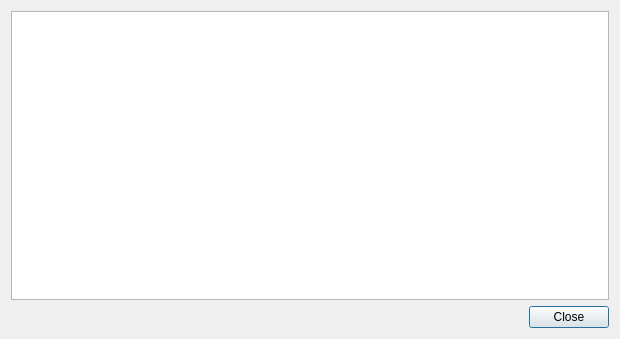
<?xml version="1.0" encoding="UTF-8"?>
<ui version="4.0">
 <class>TransactionDescDialog</class>
 <widget class="QDialog" name="TransactionDescDialog">
  <property name="geometry">
   <rect>
    <x>0</x>
    <y>0</y>
    <width>620</width>
    <height>339</height>
   </rect>
  </property>
  <property name="windowTitle">
   <string>Transaction details</string>
  </property>
  <layout class="QVBoxLayout" name="verticalLayout">
   <item>
    <widget class="QTextEdit" name="detailText">
     <property name="toolTip">
      <string>This pane shows a detailed description of the transaction</string>
     </property>
     <property name="readOnly">
      <bool>true</bool>
     </property>
    </widget>
   </item>
   <item>
    <widget class="QDialogButtonBox" name="buttonBox">
     <property name="orientation">
      <enum>Qt::Horizontal</enum>
     </property>
     <property name="standardButtons">
      <set>QDialogButtonBox::Close</set>
     </property>
    </widget>
   </item>
  </layout>
 </widget>
 <resources/>
 <connections>
  <connection>
   <sender>buttonBox</sender>
   <signal>accepted()</signal>
   <receiver>TransactionDescDialog</receiver>
   <slot>accept()</slot>
   <hints>
    <hint type="sourcelabel">
     <x>248</x>
     <y>254</y>
    </hint>
    <hint type="destinationlabel">
     <x>157</x>
     <y>274</y>
    </hint>
   </hints>
  </connection>
  <connection>
   <sender>buttonBox</sender>
   <signal>rejected()</signal>
   <receiver>TransactionDescDialog</receiver>
   <slot>reject()</slot>
   <hints>
    <hint type="sourcelabel">
     <x>316</x>
     <y>260</y>
    </hint>
    <hint type="destinationlabel">
     <x>286</x>
     <y>274</y>
    </hint>
   </hints>
  </connection>
 </connections>
</ui>
